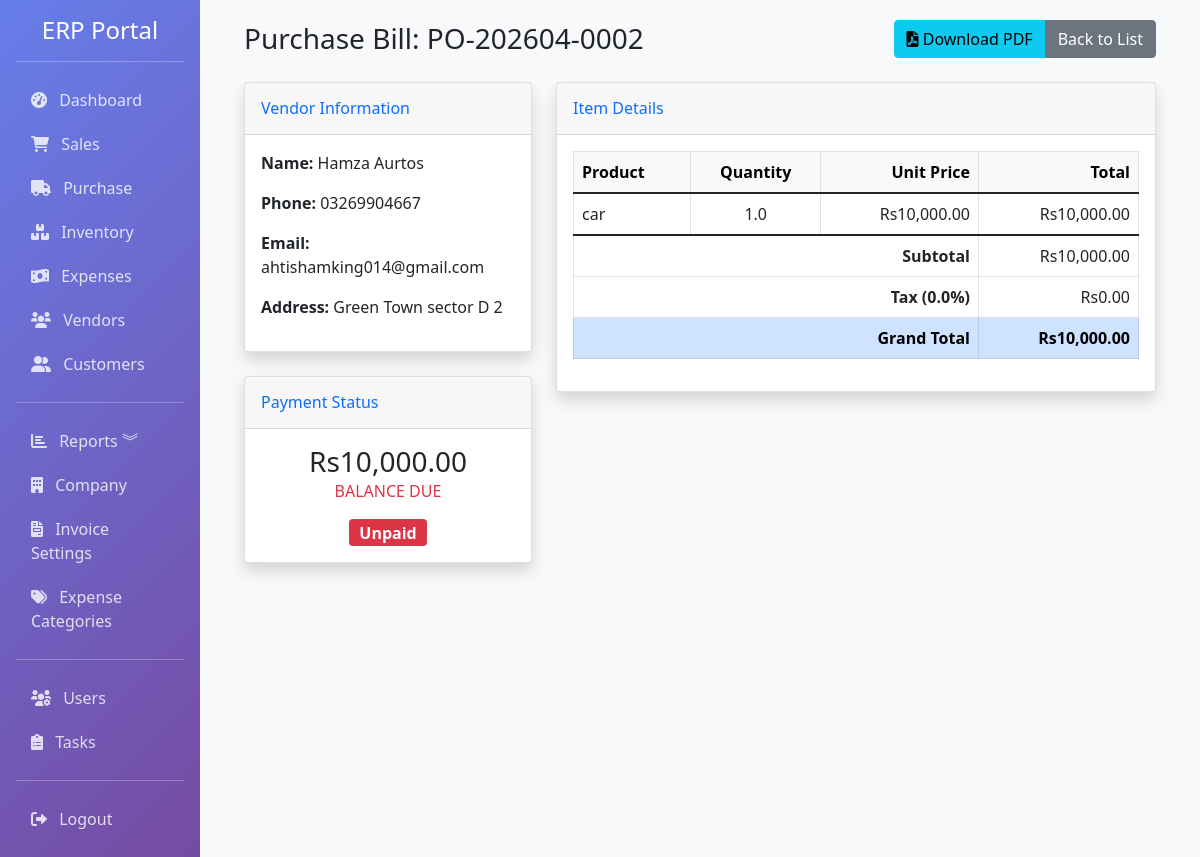
Page /purchase/bill/2 (signed in) on the committed database.
### app/models.py (models this page shows, shortened)
class PurchaseBill(db.Model):
    __tablename__ = 'purchase_bills'
    id = db.Column(db.Integer, primary_key=True)
    bill_number = db.Column(db.String(50), unique=True, nullable=False, index=True)
    vendor_id = db.Column(db.Integer, db.ForeignKey('vendors.id'), nullable=False, index=True)
    date = db.Column(db.DateTime, default=datetime.utcnow, index=True)
    due_date = db.Column(db.DateTime)
    currency_id = db.Column(db.Integer, db.ForeignKey('currencies.id'), nullable=True)
    exchange_rate = db.Column(db.Float, default=1)
    subtotal = db.Column(db.Float, default=0)
    tax_rate = db.Column(db.Float, default=10)
    tax = db.Column(db.Float, default=0)
    discount_type = db.Column(db.String(10), default='fixed')
    discount = db.Column(db.Float, default=0)
    shipping_charge = db.Column(db.Float, default=0)
    total = db.Column(db.Float, default=0)
    status = db.Column(Enum('paid', 'unpaid', 'partial', name='payment_status'), default='unpaid', index=True)
    paid_amount = db.Column(db.Float, default=0)
    notes = db.Column(db.Text)
    created_by = db.Column(db.Integer, db.ForeignKey('users.id'))
    created_at = db.Column(db.DateTime, default=datetime.utcnow)
    updated_at = db.Column(db.DateTime, default=datetime.utcnow, onupdate=datetime.utcnow)
    items = db.relationship('PurchaseItem', backref='bill', lazy=True, cascade='all, delete-orphan')
    currency = db.relationship('Currency', backref='purchase_bills', lazy=True)
    @property
    def balance_due(self):
        return self.total - self.paid_amount

class Vendor(db.Model):
    __tablename__ = 'vendors'
    id = db.Column(db.Integer, primary_key=True)
    name = db.Column(db.String(100), nullable=False, index=True)
    email = db.Column(db.String(120), index=True)
    phone = db.Column(db.String(20))
    address = db.Column(db.Text)
    gst_number = db.Column(db.String(20), index=True)
    pan_number = db.Column(db.String(20))
    contact_person = db.Column(db.String(100))
    payment_terms = db.Column(db.Integer, default=30)  # Days
    credit_limit = db.Column(db.Float, default=0)
    is_active = db.Column(db.Boolean, default=True)
    created_at = db.Column(db.DateTime, default=datetime.utcnow)
    updated_at = db.Column(db.DateTime, default=datetime.utcnow, onupdate=datetime.utcnow)
    bills = db.relationship('PurchaseBill', backref='vendor', lazy=True, cascade='all, delete-orphan')

class PurchaseItem(db.Model):
    __tablename__ = 'purchase_items'
    id = db.Column(db.Integer, primary_key=True)
    bill_id = db.Column(db.Integer, db.ForeignKey('purchase_bills.id'), nullable=False, index=True)
    product_id = db.Column(db.Integer, db.ForeignKey('products.id'), nullable=False, index=True)
    quantity = db.Column(db.Float, nullable=False)
    unit_price = db.Column(db.Float, nullable=False)
    discount = db.Column(db.Float, default=0)
    total = db.Column(db.Float, nullable=False)

class Product(db.Model):
    __tablename__ = 'products'
    id = db.Column(db.Integer, primary_key=True)
    name = db.Column(db.String(100), nullable=False, index=True)
    sku = db.Column(db.String(50), unique=True, nullable=False, index=True)
    barcode = db.Column(db.String(50), index=True)
    description = db.Column(db.Text)
    category = db.Column(db.String(50), index=True)
    brand = db.Column(db.String(50))
    unit = db.Column(db.String(20), default='pcs')  # pcs, kg, meter, etc.
    unit_price = db.Column(db.Float, nullable=False, default=0)
    cost_price = db.Column(db.Float, nullable=False, default=0)
    quantity = db.Column(db.Float, default=0)
    reorder_level = db.Column(db.Float, default=0)
    min_quantity = db.Column(db.Float, default=0)
    max_quantity = db.Column(db.Float, default=0)
    location = db.Column(db.String(100))
    weight = db.Column(db.Float, default=0)
    image_path = db.Column(db.String(255))  # Path to product image
    is_active = db.Column(db.Boolean, default=True)
    created_at = db.Column(db.DateTime, default=datetime.utcnow)
    updated_at = db.Column(db.DateTime, default=datetime.utcnow, onupdate=datetime.utcnow)
    sale_items = db.relationship('SaleItem', backref='product', lazy=True)
    purchase_items = db.relationship('PurchaseItem', backref='product', lazy=True)

### app/routes/purchase.py (the view)
@bp.route('/bill/<int:id>')
@login_required
def bill_detail(id):
    bill = PurchaseBill.query.get_or_404(id)
    return render_template('purchase/bill_detail.html', bill=bill)

### app/models.py (called while the page is built)
    @property
    def is_admin(self):
        return self.role == 'admin'

### app/templates/purchase/bill_detail.html (shortened to what this page needs)
{% extends "base.html" %}
{% block content %}
<div class="container-fluid">
    <div class="d-flex justify-content-between align-items-center mb-4">
        <h2 class="h3 mb-0 text-gray-800">Purchase Bill: {{ bill.bill_number }}</h2>
        <div class="btn-group">
            <a href="{{ url_for('purchase.bill_pdf', id=bill.id) }}" class="btn btn-info">
                <i class="fas fa-file-pdf"></i> Download PDF
            </a>
            <a href="{{ url_for('purchase.bills') }}" class="btn btn-secondary">Back to List</a>
        </div>
    </div>
    <div class="row">
        <div class="col-md-4">
            <div class="card shadow mb-4">
                <div class="card-header py-3">
                    <h6 class="m-0 font-weight-bold text-primary">Vendor Information</h6>
                </div>
                <div class="card-body">
                    <p><strong>Name:</strong> {{ bill.vendor.name }}</p>
                    <p><strong>Phone:</strong> {{ bill.vendor.phone or 'N/A' }}</p>
                    <p><strong>Email:</strong> {{ bill.vendor.email or 'N/A' }}</p>
                    <p><strong>Address:</strong> {{ bill.vendor.address or 'N/A' }}</p>
                </div>
            </div>
            <div class="card shadow mb-4">
                <div class="card-header py-3">
                    <h6 class="m-0 font-weight-bold text-primary">Payment Status</h6>
                </div>
                <div class="card-body text-center">
                    <div class="h3 mb-0 font-weight-bold text-gray-800">Rs{{ "{:,.2f}".format(bill.balance_due) }}</div>
                    <div class="text-xs font-weight-bold text-danger text-uppercase mb-3">Balance Due</div>
                    <span class="badge {% if bill.status == 'paid' %}bg-success{% elif bill.status == 'partial' %}bg-warning{% else %}bg-danger{% endif %} fs-6">
                        {{ bill.status|capitalize }}
                    </span>
                </div>
            </div>
        </div>
        <div class="col-md-8">
            <div class="card shadow mb-4">
                <div class="card-header py-3">
                    <h6 class="m-0 font-weight-bold text-primary">Item Details</h6>
                </div>
                <div class="card-body">
                    <table class="table table-bordered">
                        <thead class="table-light">
                            <tr>
                                <th>Product</th>
                                <th class="text-center">Quantity</th>
                                <th class="text-end">Unit Price</th>
                                <th class="text-end">Total</th>
                            </tr>
                        </thead>
                        <tbody>
                            {% for item in bill.items %}
                            <tr>
                                <td>{{ item.product.name }}</td>
                                <td class="text-center">{{ item.quantity }}</td>
                                <td class="text-end">Rs{{ "{:,.2f}".format(item.unit_price) }}</td>
                                <td class="text-end">Rs{{ "{:,.2f}".format(item.total) }}</td>
                            </tr>
                            {% endfor %}
                        </tbody>
                        <tfoot>
                            <tr>
                                <th colspan="3" class="text-end">Subtotal</th>
                                <td class="text-end">Rs{{ "{:,.2f}".format(bill.subtotal) }}</td>
                            </tr>
                            <tr>
                                <th colspan="3" class="text-end">Tax ({{ bill.tax_rate }}%)</th>
                                <td class="text-end">Rs{{ "{:,.2f}".format(bill.tax) }}</td>
                            </tr>
                            <tr class="table-primary">
                                <th colspan="3" class="text-end">Grand Total</th>
                                <td class="text-end fw-bold">Rs{{ "{:,.2f}".format(bill.total) }}</td>
                            </tr>
                        </tfoot>
                    </table>
                </div>
            </div>
        </div>
    </div>
</div>
{% endblock %}

### rows in the picture
PurchaseBill: bill_number "PO-202604-0002", balance_due "10,000.00", status "Unpaid", subtotal "10,000.00", tax_rate "0.0", tax "0.00", total "10,000.00"
Vendor: vendor.name "Hamza Aurtos", vendor "03269904667", vendor "ahtishamking014@gmail.com", vendor "Green Town sector D 2"
PurchaseItem: product.name "car", quantity "1.0", unit_price "10,000.00", total "10,000.00"
